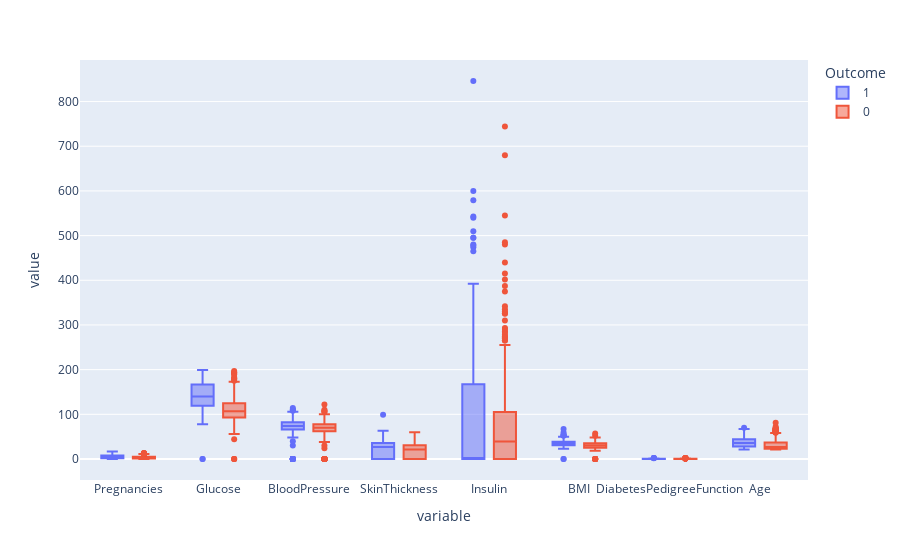

Here is the notebook cell this chart was saved with:
### Markdown cell above
## Determining diabetes and non-diabetes based on box quartile 
* The diabeteic and non diabeteic patient have most of the values very similar. So it is difficult to judge.

### Code cell
px.box(data_frame=df,color=df['Outcome'])

### Figure 1 — Plotly figure (JSON) as saved in the notebook; plotly's stock layout.template omitted (floating-point values rounded to 4 significant figures; data arrays with more than 128 entries replaced by an {"elided": "..."} marker saying what was removed)
{"data": [{"alignmentgroup": "True", "hovertemplate": "Outcome=1<br>variable=%{x}<br>value=%{y}<extra></extra>", "legendgroup": "1", "marker": {"color": "#636efa"}, "name": "1", "notched": false, "offsetgroup": "1", "orientation": "v", "showlegend": true, "type": "box", "x": {"elided": "2144 str values"}, "x0": " ", "xaxis": "x", "y": {"elided": "2144 float values"}, "y0": " ", "yaxis": "y"}, {"alignmentgroup": "True", "hovertemplate": "Outcome=0<br>variable=%{x}<br>value=%{y}<extra></extra>", "legendgroup": "0", "marker": {"color": "#EF553B"}, "name": "0", "notched": false, "offsetgroup": "0", "orientation": "v", "showlegend": true, "type": "box", "x": {"elided": "4000 str values"}, "x0": " ", "xaxis": "x", "y": {"elided": "4000 float values"}, "y0": " ", "yaxis": "y"}], "layout": {"boxmode": "group", "legend": {"title": {"text": "Outcome"}, "tracegroupgap": 0}, "margin": {"t": 60}, "xaxis": {"anchor": "y", "domain": [0, 1], "title": {"text": "variable"}}, "yaxis": {"anchor": "x", "domain": [0, 1], "title": {"text": "value"}}}}
